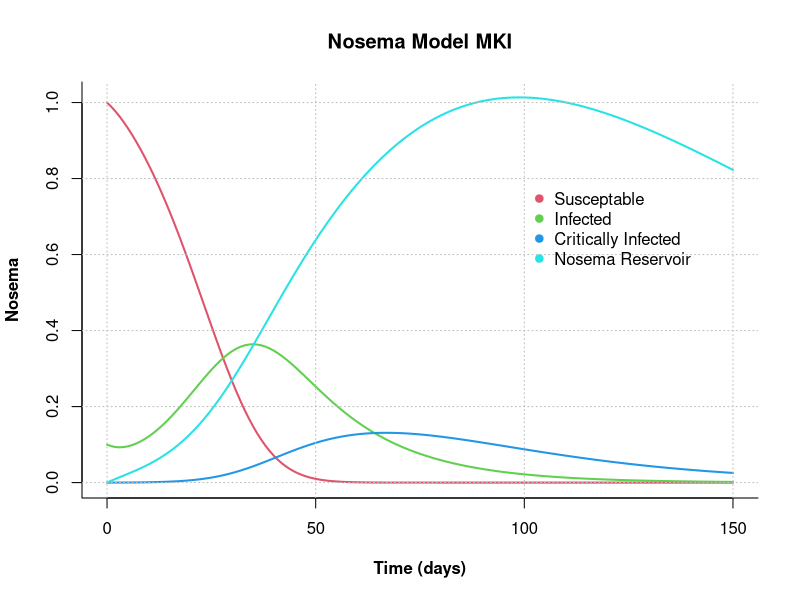
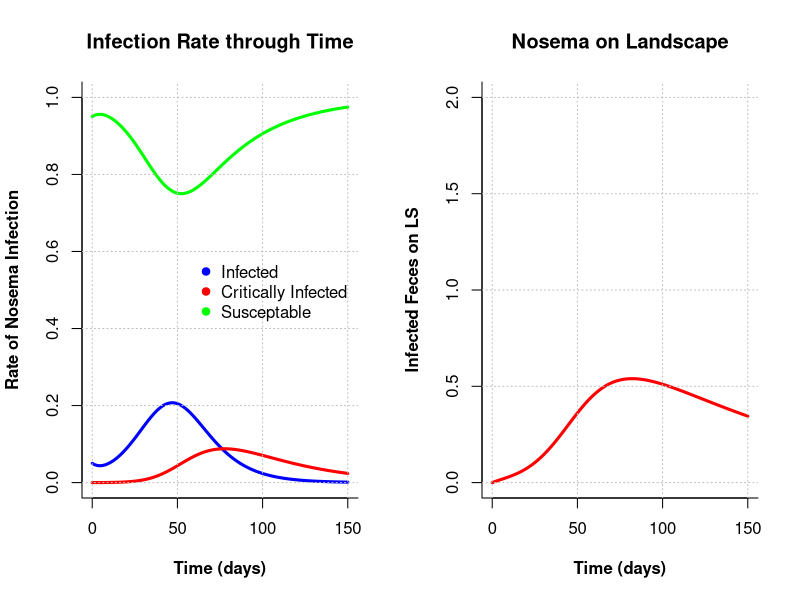
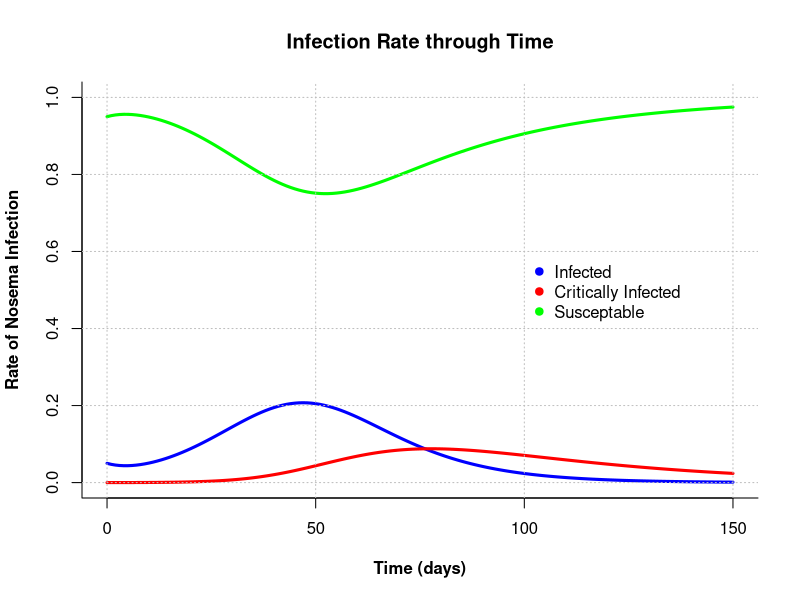

The R source for these figures, in order:
## ---- chunk 1
######################################################################################################
# Nosema Model Mk I
# P. Alexander Burnham
# 6 April 2016
######################################################################################################

# Parameters:
#----------------------------------------------------------------------

# dSdt = -[S][P]beta-[S]muA
# dI1dt = [S][P]beta-[I1]muA-[I1]gamma
# dI2dt = -[I1][P]gamma-[I2]muB
# dPdt = [I1]alpha1 + [I2]alpha2-[P]theta
# S = Initial Bombus Population on landscape
# I1 = Portion of Bombus infected
# I2 = Portion of Infected that are critically infected
# P = Population of fecal matter on landscape (mL)
# beta = rate of conversion from S to I1
# alpha1 = rate of fecal deposition from I1 to P (mL)
# alpha2 = rate of fecal deposition from I2 to P (mL)
# theta = decay of P (mL)
# gamma = rate of conversion from I1 to I2
# muA = natural death rate of S and I1
# muB = death rate of critically infected
# time = time (days)

#-----------------------------------------------------------------------------------------------------
# Preliminaries: 
ls()
rm(list=ls())

#-----------------------------------------------------------------------------------------------------
# model MK 1:

library(deSolve)

NosemaModel1 <- function(t, state, parameters){
  with(as.list(c(state, parameters)), {
    
    dSdt <- -(S * P * beta) - (S * muA) 
    dI1dt <- (S * P * beta) - (I1 * muA) - (I1 * gamma) 
    dI2dt <- (I1 * P * gamma) - (I2 * muB)
    dPdt <- (I1 * alpha1) + (I2 * alpha2) - (P * theta) 
    
    return(list(c(dSdt,dI1dt,dI2dt,dPdt)))
  })
}

# set parameters
state<-c(S=1,I1=0.10, I2=0.00, P=0.0)
parameters <- c(#r=0.05,
                beta=0.34,
                alpha1=0.05,
                alpha2=0.10,
                gamma=0.04,
                muA=0.01,
                muB=0.03,
                theta=0.01
                )

times <- seq(0,150,by=1)

out <- ode(y=state,times=times, func=NosemaModel1, parms=parameters)
out<-as.data.frame(out)
out$time <- NULL
head(out,10)

#Plot figure
matplot(x=times,y=out,
        type="l",
        xlab="Time (days)", 
        ylab="Nosema", 
        main="Nosema Model MKI",
        lwd=2,
        lty=1,
        font.lab=2,
        bty="l", 
        col=2:5)

grid(col="gray")

legend(x=100,y=0.8,
       c("Susceptable",
         "Infected",
         "Critically Infected", 
         "Nosema Reservoir"),
       pch=19,
       col=2:5,
       bty="n",
       bg="white")

## ---- chunk 2
######################################################################################################
# Nosema Model MKII (11 April 2016) Plotting Infected Feces on Landscape 
# on a second figure to the right. 
######################################################################################################


# Parameters:
#----------------------------------------------------------------------

# dSdt = -[S][P]beta-[S]muA
# dI1dt = [S][P]beta-[I1]muA-[I1]gamma
# dI2dt = -[I1][P]gamma-[I2]muB
# dPdt = [I1]alpha1 + [I2]alpha2-[P]theta
# S = Initial Bombus Population on landscape
# I1 = Portion of Bombus infected
# I2 = Portion of Infected that are critically infected
# P = Population of fecal matter on landscape (mL)
# beta = rate of conversion from S to I1
# alpha1 = rate of fecal deposition from I1 to P (mL)
# alpha2 = rate of fecal deposition from I2 to P (mL)
# theta = decay of P (mL)
# gamma = rate of conversion from I1 to I2
# muA = natural death rate of S and I1
# muB = death rate of critically infected
# time = time (days)


#------------------------------------------------------------------------

# Preliminaries: 
ls()
rm(list=ls())

library(deSolve)

# create a function using desolve
NosemaModel2 <- function(t, state, parameters){
  with(as.list(c(state, parameters)), {
    
    dSdt <- -(S * P * beta) - (S * muA) 
    dI1dt <- (S * P * beta) - (I1 * muA) - (I1 * gamma) 
    dI2dt <- (I1 * P * gamma) - (I2 * muB)
    dPdt <- (I1 * alpha1) + (I2 * alpha2) - (P * theta) 

    
    return(list(c(dSdt,dI1dt,dI2dt,dPdt)))
  })
}

# set parameters
state<-c(S=1, I1=0.05, I2=0.00, P=0.0)
parameters <- c(#r=0.05,
  beta=0.202,
  alpha1=0.07,
  alpha2=0.010,
  gamma=0.05,
  muA=0.011,
  muB=0.025,
  theta=0.01
)

# set up time steps
times <- seq(0,150,by=1)

#Subset data and remove time
out <- ode(y=state,times=times, func=NosemaModel2, parms=parameters)
out<-as.data.frame(out)
out$time <- NULL
out$S <- NULL
NosemaLS <- out
NosemaLS <- (NosemaLS[,3])
out$P <- NULL
Surv <- 1 - (out[,1]+out[,2])
out <- cbind(out,Surv)
head(out,10)

par(mfrow=c(1,2))

#Plot figure
matplot(x=times,y=out,
        type="l",
        xlab="Time (days)", 
        ylab="Rate of Nosema Infection", 
        main="Infection Rate through Time",
        lwd=3,
        ylim=c(0,1),
        lty=1,
        font.lab=2,
        bty="l", 
        col=c("blue","red", "green"))

grid(col="gray")

legend(x=58,y=0.6,
       legend=c("Infected",
         "Critically Infected",
         "Susceptable"),
       pch=19,
       col=c("blue","red", "green"),
       bty="n",
       bg="white")

# plot figure for nosema on LS seperately.

plot(x=times,y=NosemaLS,
     type="l",
     xlab="Time (days)", 
     ylab="Infected Feces on LS", 
     main="Nosema on Landscape",
     ylim=c(0,2),
     lwd=3,
     lty=1,
     font.lab=2,
     bty="l", 
     col="red")

grid(col="gray")



## ---- chunk 3
######################################################################################################
######################################################################################################
######################################################################################################
# Nosema Model MKIV (28 April 2016) Removed curve describing nosema reservoir on landscape for simplicity. This is the iteration used during my biolunch talk:
######################################################################################################
######################################################################################################
######################################################################################################

# Parameters:
#-----------------------------------------------------------------------------------------------------

# dSdt = -[S][P]beta-[S]muA
# dI1dt = [S][P]beta-[I1]muA-[I1]gamma
# dI2dt = -[I1][P]gamma-[I2]muB
# dPdt = [I1]alpha1 + [I2]alpha2-[P]theta
# S = Initial Bombus Population on landscape
# I1 = Portion of Bombus infected
# I2 = Portion of Infected that are critically infected
# P = Population of fecal matter on landscape (mL)
# beta = rate of conversion from S to I1
# alpha1 = rate of fecal deposition from I1 to P (mL)
# alpha2 = rate of fecal deposition from I2 to P (mL)
# theta = decay of P (mL)
# gamma = rate of conversion from I1 to I2
# muA = natural death rate of S and I1
# muB = death rate of critically infected
# time = time (days)


#------------------------------------------------------------------------

# Preliminaries: 
ls()
rm(list=ls())

library(deSolve)

par(mfrow=c(1,1))

# initial state of system
state<-c(S=1, I1=0.05, I2=0.00, P=0.0)

# set parameters
parameters <- c(
  beta=0.202,
  alpha1=0.07,
  alpha2=0.010,
  gamma=0.05,
  muA=0.011,
  muB=0.025,
  theta=0.01
)

#====================================================================================================
# create a function for this disease system using desolve
NosemaModel4 <- function(t, state, parameters){
  with(as.list(c(state, parameters)), {
    
    dSdt <- -(S * P * beta) - (S * muA) 
    dI1dt <- (S * P * beta) - (I1 * muA) - (I1 * gamma) 
    dI2dt <- (I1 * P * gamma) - (I2 * muB)
    dPdt <- (I1 * alpha1) + (I2 * alpha2) - (P * theta) 
    
    
    return(list(c(dSdt,dI1dt,dI2dt,dPdt)))
  })
}
#====================================================================================================

# set up time steps
times <- seq(0,150,by=1)




# use ode() to to create an output
out <- ode(y=state,times=times, func=NosemaModel4, parms=parameters)
out<-as.data.frame(out)

# remove unwanted columns for this model
out$time <- NULL
out$S <- NULL
out$P <- NULL

# set survival equal to  1 - pooled infected (I1+I2)
Surv <- 1 - (out[,1]+out[,2])
out <- cbind(out,Surv)
head(out,10)


#---------------------------------------------------------------------------------------------------
#par(mfrow=c(1,2))
#Plot figure

matplot(x=times,y=out,
        type="l",
        xlab="Time (days)", 
        ylab="Rate of Nosema Infection", 
        main="Infection Rate through Time",
        lwd=3,
        ylim=c(0,1),
        lty=1,
        font.lab=2,
        bty="l", 
        col=c("blue","red", "green"))

grid(col="gray")

legend(x=100,y=0.6,
       legend=c("Infected",
                "Critically Infected",
                "Susceptable"),
       pch=19,
       col=c("blue","red", "green"),
       bty="n",
       bg="white")

#####################################################################################################
# END MODEL MKIV
